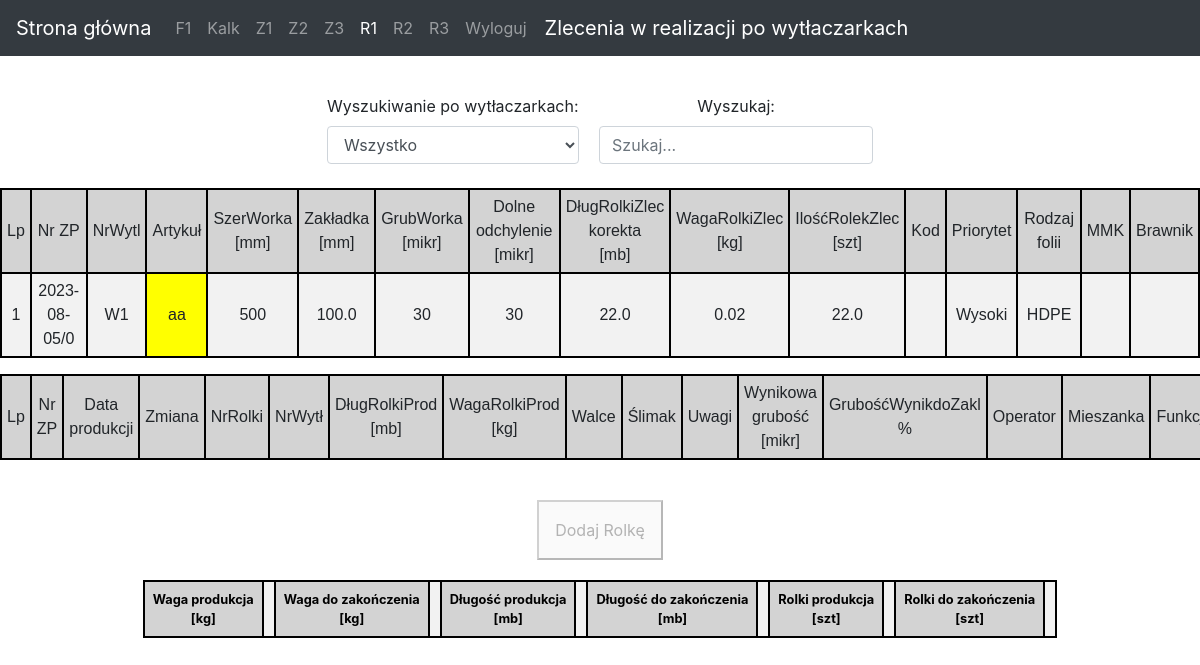
Screenshot of /planFolia (signed in) with the database file from the repository.
### events/models.py (models this page shows, shortened)
class Zamowienie(models.Model):
    NrZp = models.CharField("NrZp", max_length=20)
    Data = models.DateField()
    Kod = models.CharField(max_length=20, blank=True, null=True, default='')
    Artykul = models.CharField(max_length=30)
    NrWyt = models.IntegerField()
    Status = models.IntegerField()
    Rodzaj = models.IntegerField()
    Priorytet = models.IntegerField()
    Tasma = models.IntegerField()
    MMK = models.CharField(max_length=20, blank=True, null=True , default='')
    Barwnik = models.CharField(max_length=20, blank=True, null=True, default='' )
    Uwagi = models.CharField(max_length=40, blank=True, null=True , default='')
    IloscZlec = models.IntegerField()
    SzerWorka = models.IntegerField()
    SzerRekawa = models.IntegerField()
    Zakladka = models.FloatField()
    DlugWorka = models.IntegerField()
    GrubWorka = models.IntegerField()
    DolneOdch = models.IntegerField()
    DlugFoilPlan_Korekta = models.FloatField()
    WagaFoliZlec = models.FloatField()
    DlugFoliPlan = models.FloatField()
    IloscRolekZlec = models.FloatField()
    DlugRolkiZlec_Korekta = models.FloatField()
    DlugRolkiPlan = models.FloatField()
    DlugFoliZlec_Korekta = models.FloatField()
    WagaRolkiZlec = models.FloatField()

### events/views.py (the view)
# urls.py: path('planFolia', foliaPlanning.as_view(), name="PlanFolia.views.index"), #3  # 3
class foliaPlanning(LoginRequiredMixin, ListView):
    model = Zamowienie
    template_name = "Doc2/procFolia.html"
    queryset = Zamowienie.objects.filter(Status=1)
    def get_context_data(self, **kwargs):
        context = super().get_context_data(**kwargs)
        sorted_data = sorted(context['object_list'], key=lambda x: x.Priorytet)
        serializer = ZamSerializer(sorted_data, many=True)
        if self.request.GET.get('selected_id'):
            context['selected_id'] = unquote(self.request.GET.get('selected_id'))
        context['serialized_data'] = serializer.data
        context['status_dict'] = status_dict
        context['nrwyt_dict'] = nrwyt_dict
        context['folia_dict'] = folia_dict
        context['prioytet_dict'] = prioytet_dict
        return context

### events/views.py (called while the page is built)
@register.filter
def readable_integer(value):
    readable = str(value).split(".")[0][::-1]
    readable = [readable[i:i+3][::-1] for i in range(0, len(readable), 3)]
    if len(str(value).split(".")) == 1:
        end = ""
    else:
        end = "." + str(value).split(".")[1]
    return " ".join(readable[::-1]) + end

@register.filter
def get_item(dictionary, key):
  return dictionary.get(key)

### events/templates/Doc2/procFolia.html (shortened to what this page needs)
{% load static %}
<!DOCTYPE html>
<html lang="en">
<head>
    <link rel="stylesheet" href="https://cdn.jsdelivr.net/npm/bootstrap@4.3.1/dist/css/bootstrap.min.css">
    <link rel="stylesheet" type="text/css" href={% static "css/table.css" %}>
</head>
<body>
    {% include 'navbar.html' %}
    <br>
<div class="d-flex justify-content-center align-items-center">
  <div class="w-100 text-center">
    <div class="d-inline-block mr-3">
      <label for="filter-column">Wyszukiwanie po wytłaczarkach:</label>
      <select id="filter-column" class="form-control">
        <option value="">Wszystko</option>
      </select>
    </div>
    <div class="d-inline-block">
      <label for="filter-column">Wyszukaj:</label>
      <input type="text" id="searchInput" onkeyup="searchDoc2()" placeholder="Szukaj..." class="form-control">
    </div>
  </div>
</div>
    <br>
    {% include 'Doc2/ProcFoliaTable1.html' %}
        {% include 'Doc2/ProcFoliaTable2.html' %}
    <br>
    <div style="display: flex; flex-direction: column; align-items: center;">
  <button class="p-3 d-block float-right" id="btn-below" disabled>Dodaj Rolkę</button>
  <div style="margin-top: 20px;">
     {% include 'Doc2/ProcFoliaTable3.html' %}
  </div>
</div>
</body>
</html>

### events/templates/Doc2/ProcFoliaTable1.html (shortened to what this page needs)
{% load static %}
{% block table %}
    <div class=" w-100 overflow-hiden ">
    <div class="row">
        <div class="col-12">
            <div class="data_table">
                <table id="mainTable" class="table table-striped table-bordered small">
                <thead>
	<tr>
		<td style="background-color: lightgrey">Lp</td>
		<td style="background-color: lightgrey">Nr ZP</td>
		<td style="background-color: lightgrey">NrWytl</td>
		<td style="background-color: lightgrey" colspan="3">Artykuł</td>
		<td style="background-color: lightgrey">SzerWorka<br>[mm]</td>
		<td style="background-color: lightgrey">Zakładka<br>[mm]</td>
		<td style="background-color: lightgrey">GrubWorka<br>[mikr]</td>
		<td style="background-color: lightgrey">Dolne odchylenie<br>[mikr]</td>
		<td style="background-color: lightgrey">DługRolkiZlec<br>korekta<br>[mb]</td>
		<td style="background-color: lightgrey">WagaRolkiZlec<br>[kg]</td>
		<td style="background-color: lightgrey">IlośćRolekZlec<br>[szt]</td>
		<td style="background-color: lightgrey">Kod</td>
        <td style="background-color: lightgrey">Priorytet</td>
		<td style="background-color: lightgrey">Rodzaj folii</td>
		<td style="background-color: lightgrey">MMK</td>
		<td style="background-color: lightgrey">Brawnik</td>
	</tr>
                </thead>
                <tbody>
                    {% for post in serialized_data %}
	<tr id="special">
		<td class="counter-cell"> {{ forloop.counter }}</td>
		<td data-id="{{ post.NrZp }}" {% if selected_id == post.NrZp %} class="selected-cell"  {% endif %}>{{ post.NrZp }}</td>
		<td >{{ nrwyt_dict|get_item:post.NrWyt }}</td>
		<td {% if 0 == post.Priorytet %} class="priority-cell"  {% endif %} colspan="3">{{ post.Artykul }}</td>
		<td >{{ post.SzerWorka | readable_integer }}</td>
		<td >{{ post.Zakladka | readable_integer }}</td>
		<td >{{ post.GrubWorka | readable_integer }}</td>
		<td>{{ post.DolneOdch | readable_integer }}</td>
		<td >{{ post.DlugRolkiZlec_Korekta | readable_integer  }}</td>
		<td >{{ post.WagaRolkiZlec | readable_integer }}</td>
		<td >{{ post.IloscRolekZlec | readable_integer }}</td>
		<td>{{ post.Kod | default_if_none:'' }}</td>
        <td>{{ prioytet_dict|get_item:post.Priorytet }}</td>
		<td >{{ folia_dict|get_item:post.Rodzaj }}</td>
		<td >{{ post.MMK | default_if_none:''}} </td>
		<td> {{ post.Barwnik | default_if_none:''}}</td>
	</tr>
                    {% endfor %}
                </tbody>
</table>
      </div>
        </div>
    </div>
</div>
{%  endblock %}

### assets/css/table.css (style rules this page uses)
.table { border:none; border-collapse: collapse; padding-bottom: 10px; }
.table td { border-bottom: 2px solid black; border-top: 2px solid black; border-left: 2px solid #000; border-right: 2px solid #000; font-size: 1em; padding: 5px !important; height: 1px; text-align: center; vertical-align: middle; font-family: 'Trebuchet MS', sans-serif; }
.table td:first-child { border-left: 2px solid #000; }
.table td:last-child { border-right: 2px solid #000; }

### events/templates/Doc2/procFolia.html (style rules this page uses)
.priority-cell { background-color: yellow; }
.data_table table { font-size: 16px; width: 100%; }
.data_table th, .data_table td { padding: 8px; }

### events/templates/navbar.html (style rules this page uses)
body { padding-top: 70px; }

### rows the page displays
Zamowienie: NrZp "2023-08-05/0", NrWyt "W1", Artykul "aa", SzerWorka|readable_integer "500", Zakladka|readable_integer "100.0", GrubWorka|readable_integer "30", DolneOdch|readable_integer "30", DlugRolkiZlec_Korekta|readable_integer "22.0", WagaRolkiZlec|readable_integer "0.02", IloscRolekZlec|readable_integer "22.0", Priorytet "Wysoki", Rodzaj "HDPE"
